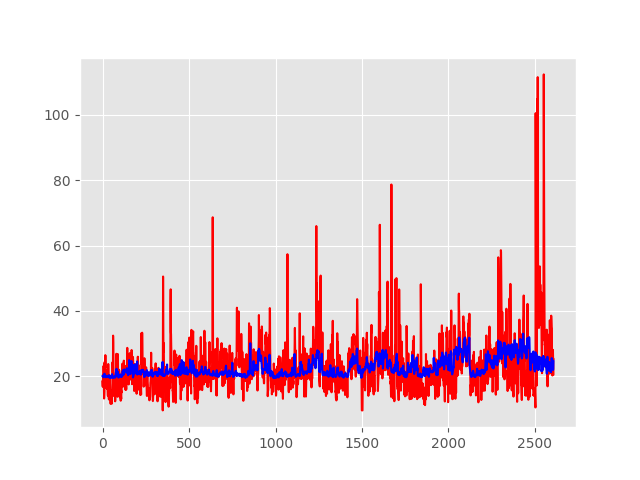

Write Python code to recreate this figure.
import numpy as np 
import matplotlib.pyplot as plt 
from sklearn import preprocessing, cross_validation, svm
from sklearn.linear_model import LinearRegression
import pandas as pd
import math, datetime
from matplotlib import style
import re
from datetime import datetime
import time

style.use('ggplot')

dt = pd.read_csv("Project-3.csv")

dt['Time'] = pd.to_datetime(dt['Time'], format='%d/%m/%y %H:%M')

dt.index = dt['Time']
del dt['Time']
dt1 = dt['2017-07':'2017-10']

X = np.array(dt1['x'])
y = np.array(dt1['y'])

X_train, X_test, y_train, y_test = cross_validation.train_test_split(X, y, test_size=0.2)
print(X_train.shape, y_train.shape)

clf = LinearRegression(n_jobs=-1)
X_train = X_train.reshape(-1,1)
clf.fit(X_train, y_train)

X_test = X_test.reshape(-1,1)
accuracy = clf.score(X_test, y_test)
print(accuracy)

X = np.array(dt['x'])
X = X.reshape(-1,1)
y = np.array(dt['y'])
t = clf.predict(X)
print(t)

plt.plot(y,'r')
plt.plot(t,'b')
plt.show()
